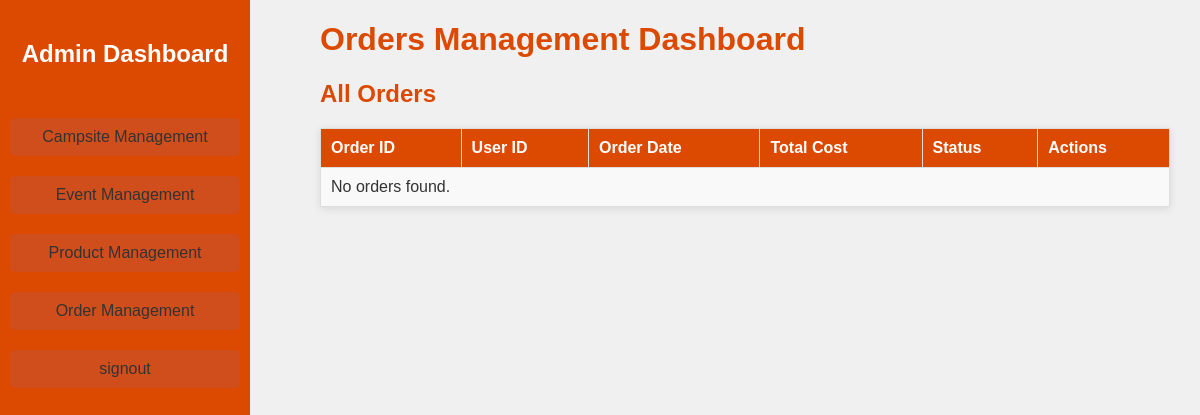
The page /dashboard/order/index.php on the database as committed earlier.
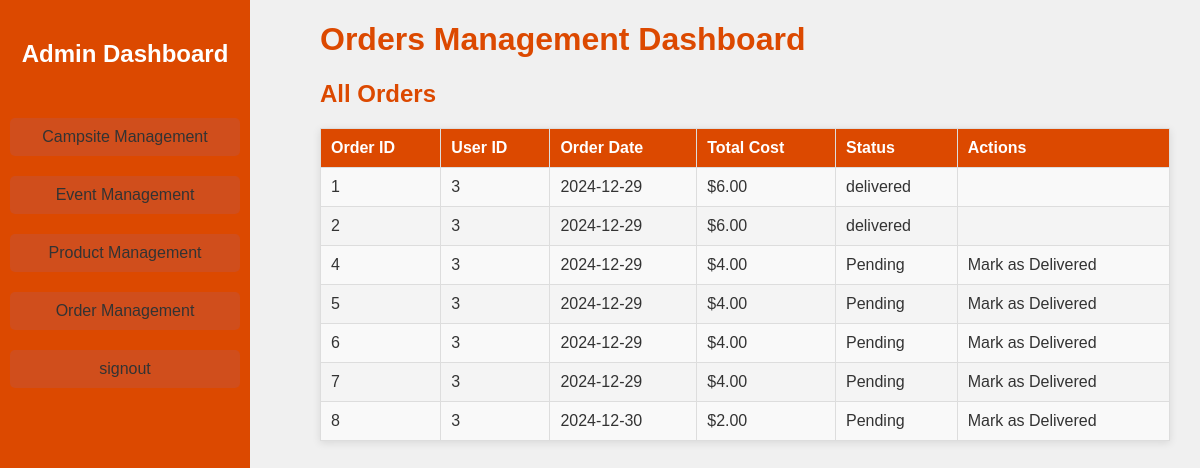
The same page on the database as committed later.
### tables this page shows
CREATE TABLE `orders` (
  `order_id` int(11) NOT NULL,
  `user_id` int(11) NOT NULL,
  `orderDate` date NOT NULL,
  `totalCost` int(11) NOT NULL,
  `status` varchar(60) NOT NULL
);

### dashboard/order/index.php (the view, shortened to what this page needs)
<?php
include '../../connection.php';
$sql = "SELECT * FROM orders";
$result = $conn->query($sql);
?>
<!DOCTYPE html>
<html lang="en">
<head>
  <link rel="stylesheet" href="../../css/dashboard.css">
</head>
<body>
  <?php include "../../component/sidebar.php"; ?>
  <div class="container" style="padding-left: 320px; padding-right: 30px">
    <h1>Orders Management Dashboard</h1>
    <h2>All Orders</h2>
    <table>
      <thead>
        <tr>
          <th>Order ID</th>
          <th>User ID</th>
          <th>Order Date</th>
          <th>Total Cost</th>
          <th>Status</th>
          <th>Actions</th>
        </tr>
      </thead>
      <tbody>
        <?php
        if ($result->num_rows > 0) {
          while ($row = $result->fetch_assoc()) {
            $status = $row["status"];
            echo "<tr>
                    <td>" . $row["order_id"] . "</td>
                    <td>" . $row["user_id"] . "</td>
                    <td>" . $row["orderDate"] . "</td>
                    <td>$" . number_format($row["totalCost"], 2) . "</td>
                    <td>" . $status . "</td>
                    <td>";
            if ($status == "Pending") {
              echo "<a href='update_status.php?order_id=" . $row["order_id"] . "' class='btn btn-primary'>Mark as Delivered</a>";
            }
            echo "</td></tr>";
          }
        } else {
          echo "<tr><td colspan='6'>No orders found.</td></tr>";
        }
        ?>
      </tbody>
    </table>
  </div>
</body>
</html>

Rows that differ between the two databases and show on the page:
added orders: order_id "1", user "3", orderDate "2024-12-29", totalCost "6.00", status "delivered"
added orders: order_id "2", user "3", orderDate "2024-12-29", totalCost "6.00", status "delivered"
added orders: order_id "4", user "3", orderDate "2024-12-29", totalCost "4.00", status "Pending"
added orders: order_id "5", user "3", orderDate "2024-12-29", totalCost "4.00", status "Pending"
added orders: order_id "6", user "3", orderDate "2024-12-29", totalCost "4.00", status "Pending"
added orders: order_id "7", user "3", orderDate "2024-12-29", totalCost "4.00", status "Pending"
added orders: order_id "8", user "3", orderDate "2024-12-30", totalCost "2.00", status "Pending"
Other text that changed with them:
text no longer shown: "No orders found."
